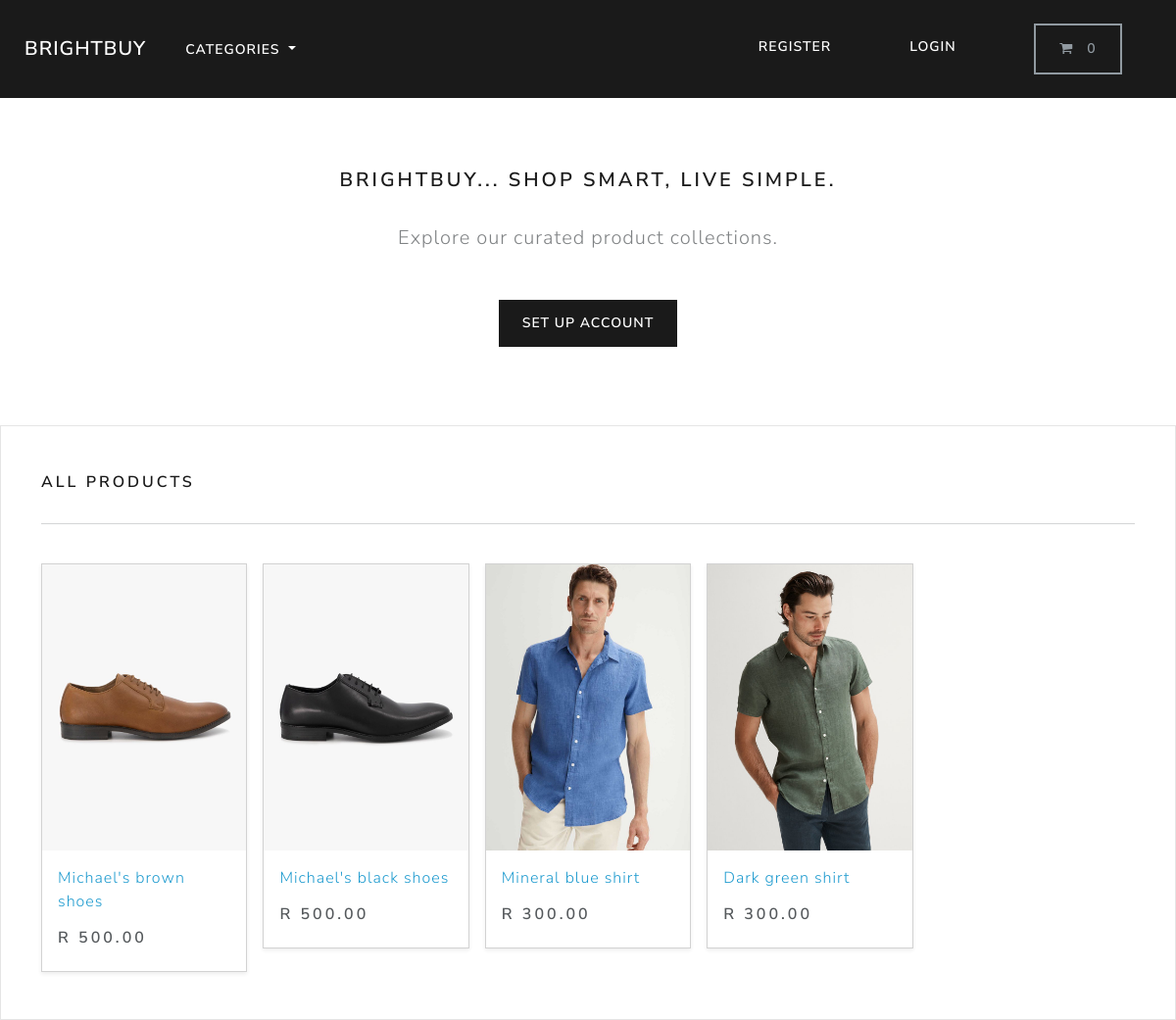
The page / on the database its author committed.
### store/models.py (models this page shows, shortened)
class Product(models.Model):
    category = models.ForeignKey(Category, related_name='product', on_delete=models.CASCADE, null=True)
    title = models.CharField(max_length=250)
    brand = models.CharField(max_length=250, default='un-branded')
    description = models.TextField(blank=True)
    slug = models.SlugField(max_length=255)
    price = models.DecimalField(max_digits=6,decimal_places=2)
    image = models.ImageField(upload_to='images/')
    class Meta:
        verbose_name_plural = 'products'
    def get_absolute_url(self):
        return reverse("product-info", args=[self.slug])

### store/views.py (the view)
# urls.py: path('',include('store.urls')),
def store(request):
    all_products = Product.objects.all()
    context = {'my_products': all_products}
    return render(request, 'store/store.html',context)

### cart/cart.py (called while the page is built)
    def __len__(self):
        return sum(item['qty'] for item in self.cart.values() )

### cart/context_processor.py (called while the page is built)
def cart(request):
    return{'cart':Cart(request)}

### store/models.py (called while the page is built)
    def get_absolute_url(self):
        return reverse("list-category", args=[self.slug])

### store/views.py (called while the page is built)
def categories(request):
    all_categories = Category.objects.all()
    return{'all_categories':all_categories}

### store/templates/store/store.html
{% extends "./base.html" %}
{% load static %}
{% block content %}
    <section class="py-4 text-center container">
        <div class="row py-lg-5">
            <div class="col-lg-6 col-md-8 mx-auto">
                <h4> BrightBuy... Shop smart, live simple.</h4>
                <br>
                <p class="lead text-muted">
                Explore our curated product collections.
                </p>
                <br>
                <a href="#" class="btn btn-primary my-2">Set Up Account</a>
            </div>
        </div>
    </section>
    <div class="album py-5 bg-light">
        <div class="container">
          <div class="pb-3 h5"> All products </div>
          <hr>
          <br>
          <div class="row row-cols-1 row-cols-sm-2 row-cols-md-5 g-3">
            {% for product in my_products %}
              <div class="col">
                <div class="card shadow-sm">
                  <img class="img-fluid" alt="Responsive image" src="{{product.image.url}}">
                  <div class="card-body">
                    <p class="card-text">
                      <a class="text-info text-decoration-none" href="{{product.get_absolute_url}}">{{product.title | capfirst}}</a>
                    </p>
                    <div class="d-flex justify-content-between align-items-center">
                      <h5> R {{product.price}} </h5>
                    </div>
                  </div>
                </div>
              </div>
            {% endfor %}
          </div>
        </div>
      </div>
{% endblock %}

### store/templates/store/base.html (shortened to what this page needs)
{% load static %}
<!DOCTYPE html>
<html>
    <head>
        <link rel="stylesheet" href="https://bootswatch.com/5/lux/bootstrap.min.css">
        <link rel="stylesheet" href="https://cdnjs.cloudflare.com/ajax/libs/font-awesome/4.7.0/css/font-awesome.min.css">
    </head>
    <nav class="navbar navbar-expand-lg bg-primary justify-content-center">
        <a class="navbar-brand main-heading text-white" href="{% url 'store' %}">
        &nbsp; &nbsp; BrightBuy
        </a>
        <div class="collapse navbar-collapse" id="navbarCollapse">
            <ul class="navbar-nav me-auto mb-2 mb-md-0">
                <li class="nav-item dropdown">
                    <a class="nav-link dropdown-toggle text-white" href="#" id="navbarDropdown" role="button"
                    data-bs-toggle="dropdown" aria-expanded="false">
                        Categories
                    </a>
                </li>
            </ul>
        </div>
        <div class="collapse navbar-collapse text-center" id="navbarNavDropdown">
            <ul class="navbar-nav ms-auto">
                <li class="nav-item">
                    <a class="btn btn-alert navbar-btn text-white" type="button"  href="/"> Register </a>
                </li>
                <li class="nav-item">
                    <a class="btn btn-alert navbar-btn text-white" type="button"  href="/"> Login </a>
                </li>
                <li class="nav-item">
                    <a type="button" role="button" href="{% url "cart-summary" %}" class="btn btn-outline-secondary">
                        <i class="fa fa-shopping-cart" aria-hidden="true"> </i>
                        <div id="cart-qty" class="d-inline-flex">
                            {% with qty_amount=cart|length %}
                                {% if qty_amount > 0 %}
                                    {{qty_amount}}
                                    {% else %}
                                        0
                                {% endif %}
                            {% endwith %}
                        </div>
                    </a>
                </li>
            </ul>
        </div>
    </nav>
    <body>
        {% block content %}
        {% endblock %}
    </body>
</html>

### rows shown on the page
Product: image (picture), title "Michael's brown shoes", price "500.00"
Product: image (picture), title "Michael's black shoes", price "500.00"
Product: image (picture), title "Mineral blue shirt", price "300.00"
Product: image (picture), title "Dark green shirt", price "300.00"
